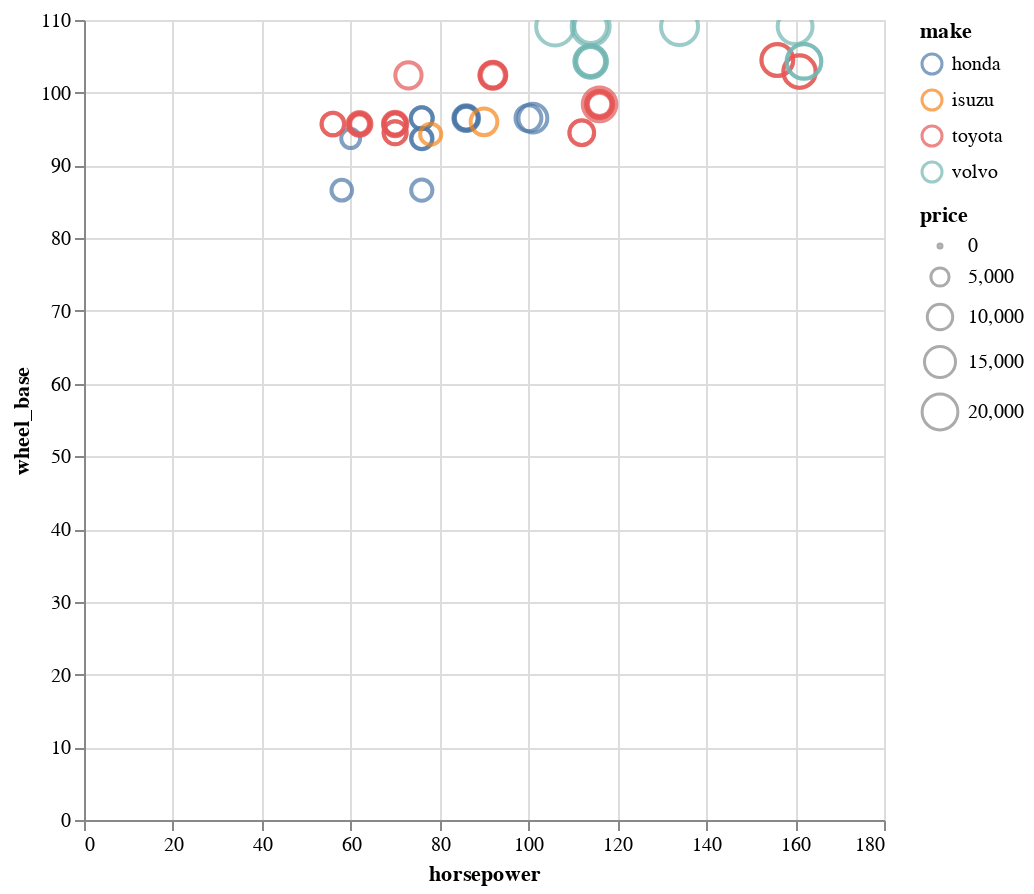

Notebook cell for this chart:
### Code cell
# altair
scatter = alt.Chart(df_cars_tmp).mark_point().encode(
    x='horsepower',
    y='wheel_base',
    color = 'make',
    size = 'price',
    tooltip=['horsepower','wheel_base','fuel_type','num_doors' ,'make', 'price']
)
scatter.properties(
    width=400,
    height=400
).interactive()

### Figure 1 — Vega-Lite specification as saved in the notebook (floating-point values rounded to 4 significant figures)
{"config": {"view": {"continuousWidth": 400, "continuousHeight": 300}}, "data": {"name": "data-69440a9d35560baee121ba910d550a0d"}, "mark": "point", "encoding": {"color": {"field": "make", "type": "nominal"}, "size": {"field": "price", "type": "quantitative"}, "tooltip": [{"field": "horsepower", "type": "quantitative"}, {"field": "wheel_base", "type": "quantitative"}, {"field": "fuel_type", "type": "nominal"}, {"field": "num_doors", "type": "nominal"}, {"field": "make", "type": "nominal"}, {"field": "price", "type": "quantitative"}], "x": {"field": "horsepower", "type": "quantitative"}, "y": {"field": "wheel_base", "type": "quantitative"}}, "height": 400, "selection": {"selector003": {"type": "interval", "bind": "scales", "encodings": ["x", "y"]}}, "width": 400, "$schema": "https://vega.github.io/schema/vega-lite/v4.17.0.json", "datasets": {"data-69440a9d35560baee121ba910d550a0d": [{"symboling": 2, "normalized_losses": 137.0, "make": "honda", "fuel_type": "gas", "aspiration": "std", "num_doors": "two", "body_style": "hatchback", "drive_wheels": "fwd", "engine_location": "front", "wheel_base": 86.6, "length": 144.6, "width": 63.9, "height": 50.8, "curb_weight": 1713, "engine_type": "ohc", "num_cylinders": "four", "engine_size": 92, "fuel_system": "1bbl", "bore": 2.91, "stroke": 3.41, "compression_ratio": 9.6, "horsepower": 58.0, "peak_rpm": 4800.0, "city_mpg": 49, "highway_mpg": 54, "price": 6479.0}, {"symboling": 2, "normalized_losses": 137.0, "make": "honda", "fuel_type": "gas", "aspiration": "std", "num_doors": "two", "body_style": "hatchback", "drive_wheels": "fwd", "engine_location": "front", "wheel_base": 86.6, "length": 144.6, "width": 63.9, "height": 50.8, "curb_weight": 1819, "engine_type": "ohc", "num_cylinders": "four", "engine_size": 92, "fuel_system": "1bbl", "bore": 2.91, "stroke": 3.41, "compression_ratio": 9.2, "horsepower": 76.0, "peak_rpm": 6000.0, "city_mpg": 31, "highway_mpg": 38, "price": 6855.0}, {"symboling": 1, "normalized_losses": 101.0, "make": "honda", "fuel_type": "gas", "aspiration": "std", "num_doors": "two", "body_style": "hatchback", "drive_wheels": "fwd", "engine_location": "front", "wheel_base": 93.7, "length": 150.0, "width": 64.0, "height": 52.6, "curb_weight": 1837, "engine_type": "ohc", "num_cylinders": "four", "engine_size": 79, "fuel_system": "1bbl", "bore": 2.91, "stroke": 3.07, "compression_ratio": 10.1, "horsepower": 60.0, "peak_rpm": 5500.0, "city_mpg": 38, "highway_mpg": 42, "price": 5399.0}, {"symboling": 1, "normalized_losses": 101.0, "make": "honda", "fuel_type": "gas", "aspiration": "std", "num_doors": "two", "body_style": "hatchback", "drive_wheels": "fwd", "engine_location": "front", "wheel_base": 93.7, "length": 150.0, "width": 64.0, "height": 52.6, "curb_weight": 1940, "engine_type": "ohc", "num_cylinders": "four", "engine_size": 92, "fuel_system": "1bbl", "bore": 2.91, "stroke": 3.41, "compression_ratio": 9.2, "horsepower": 76.0, "peak_rpm": 6000.0, "city_mpg": 30, "highway_mpg": 34, "price": 6529.0}, {"symboling": 1, "normalized_losses": 101.0, "make": "honda", "fuel_type": "gas", "aspiration": "std", "num_doors": "two", "body_style": "hatchback", "drive_wheels": "fwd", "engine_location": "front", "wheel_base": 93.7, "length": 150.0, "width": 64.0, "height": 52.6, "curb_weight": 1956, "engine_type": "ohc", "num_cylinders": "four", "engine_size": 92, "fuel_system": "1bbl", "bore": 2.91, "stroke": 3.41, "compression_ratio": 9.2, "horsepower": 76.0, "peak_rpm": 6000.0, "city_mpg": 30, "highway_mpg": 34, "price": 7129.0}, {"symboling": 0, "normalized_losses": 110.0, "make": "honda", "fuel_type": "gas", "aspiration": "std", "num_doors": "four", "body_style": "sedan", "drive_wheels": "fwd", "engine_location": "front", "wheel_base": 96.5, "length": 163.4, "width": 64.0, "height": 54.5, "curb_weight": 2010, "engine_type": "ohc", "num_cylinders": "four", "engine_size": 92, "fuel_system": "1bbl", "bore": 2.91, "stroke": 3.41, "compression_ratio": 9.2, "horsepower": 76.0, "peak_rpm": 6000.0, "city_mpg": 30, "highway_mpg": 34, "price": 7295.0}, {"symboling": 0, "normalized_losses": 78.0, "make": "honda", "fuel_type": "gas", "aspiration": "std", "num_doors": "four", "body_style": "wagon", "drive_wheels": "fwd", "engine_location": "front", "wheel_base": 96.5, "length": 157.1, "width": 63.9, "height": 58.3, "curb_weight": 2024, "engine_type": "ohc", "num_cylinders": "four", "engine_size": 92, "fuel_system": "1bbl", "bore": 2.92, "stroke": 3.41, "compression_ratio": 9.2, "horsepower": 76.0, "peak_rpm": 6000.0, "city_mpg": 30, "highway_mpg": 34, "price": 7295.0}, {"symboling": 0, "normalized_losses": 106.0, "make": "honda", "fuel_type": "gas", "aspiration": "std", "num_doors": "two", "body_style": "hatchback", "drive_wheels": "fwd", "engine_location": "front", "wheel_base": 96.5, "length": 167.5, "width": 65.2, "height": 53.3, "curb_weight": 2236, "engine_type": "ohc", "num_cylinders": "four", "engine_size": 110, "fuel_system": "1bbl", "bore": 3.15, "stroke": 3.58, "compression_ratio": 9.0, "horsepower": 86.0, "peak_rpm": 5800.0, "city_mpg": 27, "highway_mpg": 33, "price": 7895.0}, {"symboling": 0, "normalized_losses": 106.0, "make": "honda", "fuel_type": "gas", "aspiration": "std", "num_doors": "two", "body_style": "hatchback", "drive_wheels": "fwd", "engine_location": "front", "wheel_base": 96.5, "length": 167.5, "width": 65.2, "height": 53.3, "curb_weight": 2289, "engine_type": "ohc", "num_cylinders": "four", "engine_size": 110, "fuel_system": "1bbl", "bore": 3.15, "stroke": 3.58, "compression_ratio": 9.0, "horsepower": 86.0, "peak_rpm": 5800.0, "city_mpg": 27, "highway_mpg": 33, "price": 9095.0}, {"symboling": 0, "normalized_losses": 85.0, "make": "honda", "fuel_type": "gas", "aspiration": "std", "num_doors": "four", "body_style": "sedan", "drive_wheels": "fwd", "engine_location": "front", "wheel_base": 96.5, "length": 175.4, "width": 65.2, "height": 54.1, "curb_weight": 2304, "engine_type": "ohc", "num_cylinders": "four", "engine_size": 110, "fuel_system": "1bbl", "bore": 3.15, "stroke": 3.58, "compression_ratio": 9.0, "horsepower": 86.0, "peak_rpm": 5800.0, "city_mpg": 27, "highway_mpg": 33, "price": 8845.0}, {"symboling": 0, "normalized_losses": 85.0, "make": "honda", "fuel_type": "gas", "aspiration": "std", "num_doors": "four", "body_style": "sedan", "drive_wheels": "fwd", "engine_location": "front", "wheel_base": 96.5, "length": 175.4, "width": 62.5, "height": 54.1, "curb_weight": 2372, "engine_type": "ohc", "num_cylinders": "four", "engine_size": 110, "fuel_system": "1bbl", "bore": 3.15, "stroke": 3.58, "compression_ratio": 9.0, "horsepower": 86.0, "peak_rpm": 5800.0, "city_mpg": 27, "highway_mpg": 33, "price": 10300.0}, {"symboling": 0, "normalized_losses": 85.0, "make": "honda", "fuel_type": "gas", "aspiration": "std", "num_doors": "four", "body_style": "sedan", "drive_wheels": "fwd", "engine_location": "front", "wheel_base": 96.5, "length": 175.4, "width": 65.2, "height": 54.1, "curb_weight": 2465, "engine_type": "ohc", "num_cylinders": "four", "engine_size": 110, "fuel_system": "mpfi", "bore": 3.15, "stroke": 3.58, "compression_ratio": 9.0, "horsepower": 101.0, "peak_rpm": 5800.0, "city_mpg": 24, "highway_mpg": 28, "price": 12940.0}, {"symboling": 1, "normalized_losses": 107.0, "make": "honda", "fuel_type": "gas", "aspiration": "std", "num_doors": "two", "body_style": "sedan", "drive_wheels": "fwd", "engine_location": "front", "wheel_base": 96.5, "length": 169.1, "width": 66.0, "height": 51.0, "curb_weight": 2293, "engine_type": "ohc", "num_cylinders": "four", "engine_size": 110, "fuel_system": "2bbl", "bore": 3.15, "stroke": 3.58, "compression_ratio": 9.1, "horsepower": 100.0, "peak_rpm": 5500.0, "city_mpg": 25, "highway_mpg": 31, "price": 10340.0}, {"symboling": 0, "normalized_losses": null, "make": "isuzu", "fuel_type": "gas", "aspiration": "std", "num_doors": "four", "body_style": "sedan", "drive_wheels": "rwd", "engine_location": "front", "wheel_base": 94.3, "length": 170.7, "width": 61.8, "height": 53.5, "curb_weight": 2337, "engine_type": "ohc", "num_cylinders": "four", "engine_size": 111, "fuel_system": "2bbl", "bore": 3.31, "stroke": 3.23, "compression_ratio": 8.5, "horsepower": 78.0, "peak_rpm": 4800.0, "city_mpg": 24, "highway_mpg": 29, "price": 6785.0}, {"symboling": 1, "normalized_losses": null, "make": "isuzu", "fuel_type": "gas", "aspiration": "std", "num_doors": "two", "body_style": "sedan", "drive_wheels": "fwd", "engine_location": "front", "wheel_base": 94.5, "length": 155.9, "width": 63.6, "height": 52.0, "curb_weight": 1874, "engine_type": "ohc", "num_cylinders": "four", "engine_size": 90, "fuel_system": "2bbl", "bore": 3.03, "stroke": 3.11, "compression_ratio": 9.6, "horsepower": 70.0, "peak_rpm": 5400.0, "city_mpg": 38, "highway_mpg": 43, "price": null}, {"symboling": 0, "normalized_losses": null, "make": "isuzu", "fuel_type": "gas", "aspiration": "std", "num_doors": "four", "body_style": "sedan", "drive_wheels": "fwd", "engine_location": "front", "wheel_base": 94.5, "length": 155.9, "width": 63.6, "height": 52.0, "curb_weight": 1909, "engine_type": "ohc", "num_cylinders": "four", "engine_size": 90, "fuel_system": "2bbl", "bore": 3.03, "stroke": 3.11, "compression_ratio": 9.6, "horsepower": 70.0, "peak_rpm": 5400.0, "city_mpg": 38, "highway_mpg": 43, "price": null}, {"symboling": 2, "normalized_losses": null, "make": "isuzu", "fuel_type": "gas", "aspiration": "std", "num_doors": "two", "body_style": "hatchback", "drive_wheels": "rwd", "engine_location": "front", "wheel_base": 96.0, "length": 172.6, "width": 65.2, "height": 51.4, "curb_weight": 2734, "engine_type": "ohc", "num_cylinders": "four", "engine_size": 119, "fuel_system": "spfi", "bore": 3.43, "stroke": 3.23, "compression_ratio": 9.2, "horsepower": 90.0, "peak_rpm": 5000.0, "city_mpg": 24, "highway_mpg": 29, "price": 11050.0}, {"symboling": 1, "normalized_losses": 87.0, "make": "toyota", "fuel_type": "gas", "aspiration": "std", "num_doors": "two", "body_style": "hatchback", "drive_wheels": "fwd", "engine_location": "front", "wheel_base": 95.7, "length": 158.7, "width": 63.6, "height": 54.5, "curb_weight": 1985, "engine_type": "ohc", "num_cylinders": "four", "engine_size": 92, "fuel_system": "2bbl", "bore": 3.05, "stroke": 3.03, "compression_ratio": 9.0, "horsepower": 62.0, "peak_rpm": 4800.0, "city_mpg": 35, "highway_mpg": 39, "price": 5348.0}, {"symboling": 1, "normalized_losses": 87.0, "make": "toyota", "fuel_type": "gas", "aspiration": "std", "num_doors": "two", "body_style": "hatchback", "drive_wheels": "fwd", "engine_location": "front", "wheel_base": 95.7, "length": 158.7, "width": 63.6, "height": 54.5, "curb_weight": 2040, "engine_type": "ohc", "num_cylinders": "four", "engine_size": 92, "fuel_system": "2bbl", "bore": 3.05, "stroke": 3.03, "compression_ratio": 9.0, "horsepower": 62.0, "peak_rpm": 4800.0, "city_mpg": 31, "highway_mpg": 38, "price": 6338.0}, {"symboling": 1, "normalized_losses": 74.0, "make": "toyota", "fuel_type": "gas", "aspiration": "std", "num_doors": "four", "body_style": "hatchback", "drive_wheels": "fwd", "engine_location": "front", "wheel_base": 95.7, "length": 158.7, "width": 63.6, "height": 54.5, "curb_weight": 2015, "engine_type": "ohc", "num_cylinders": "four", "engine_size": 92, "fuel_system": "2bbl", "bore": 3.05, "stroke": 3.03, "compression_ratio": 9.0, "horsepower": 62.0, "peak_rpm": 4800.0, "city_mpg": 31, "highway_mpg": 38, "price": 6488.0}, {"symboling": 0, "normalized_losses": 77.0, "make": "toyota", "fuel_type": "gas", "aspiration": "std", "num_doors": "four", "body_style": "wagon", "drive_wheels": "fwd", "engine_location": "front", "wheel_base": 95.7, "length": 169.7, "width": 63.6, "height": 59.1, "curb_weight": 2280, "engine_type": "ohc", "num_cylinders": "four", "engine_size": 92, "fuel_system": "2bbl", "bore": 3.05, "stroke": 3.03, "compression_ratio": 9.0, "horsepower": 62.0, "peak_rpm": 4800.0, "city_mpg": 31, "highway_mpg": 37, "price": 6918.0}, {"symboling": 0, "normalized_losses": 81.0, "make": "toyota", "fuel_type": "gas", "aspiration": "std", "num_doors": "four", "body_style": "wagon", "drive_wheels": "4wd", "engine_location": "front", "wheel_base": 95.7, "length": 169.7, "width": 63.6, "height": 59.1, "curb_weight": 2290, "engine_type": "ohc", "num_cylinders": "four", "engine_size": 92, "fuel_system": "2bbl", "bore": 3.05, "stroke": 3.03, "compression_ratio": 9.0, "horsepower": 62.0, "peak_rpm": 4800.0, "city_mpg": 27, "highway_mpg": 32, "price": 7898.0}, {"symboling": 0, "normalized_losses": 91.0, "make": "toyota", "fuel_type": "gas", "aspiration": "std", "num_doors": "four", "body_style": "wagon", "drive_wheels": "4wd", "engine_location": "front", "wheel_base": 95.7, "length": 169.7, "width": 63.6, "height": 59.1, "curb_weight": 3110, "engine_type": "ohc", "num_cylinders": "four", "engine_size": 92, "fuel_system": "2bbl", "bore": 3.05, "stroke": 3.03, "compression_ratio": 9.0, "horsepower": 62.0, "peak_rpm": 4800.0, "city_mpg": 27, "highway_mpg": 32, "price": 8778.0}, {"symboling": 0, "normalized_losses": 91.0, "make": "toyota", "fuel_type": "gas", "aspiration": "std", "num_doors": "four", "body_style": "sedan", "drive_wheels": "fwd", "engine_location": "front", "wheel_base": 95.7, "length": 166.3, "width": 64.4, "height": 53.0, "curb_weight": 2081, "engine_type": "ohc", "num_cylinders": "four", "engine_size": 98, "fuel_system": "2bbl", "bore": 3.19, "stroke": 3.03, "compression_ratio": 9.0, "horsepower": 70.0, "peak_rpm": 4800.0, "city_mpg": 30, "highway_mpg": 37, "price": 6938.0}, {"symboling": 0, "normalized_losses": 91.0, "make": "toyota", "fuel_type": "gas", "aspiration": "std", "num_doors": "four", "body_style": "hatchback", "drive_wheels": "fwd", "engine_location": "front", "wheel_base": 95.7, "length": 166.3, "width": 64.4, "height": 52.8, "curb_weight": 2109, "engine_type": "ohc", "num_cylinders": "four", "engine_size": 98, "fuel_system": "2bbl", "bore": 3.19, "stroke": 3.03, "compression_ratio": 9.0, "horsepower": 70.0, "peak_rpm": 4800.0, "city_mpg": 30, "highway_mpg": 37, "price": 7198.0}, {"symboling": 0, "normalized_losses": 91.0, "make": "toyota", "fuel_type": "diesel", "aspiration": "std", "num_doors": "four", "body_style": "sedan", "drive_wheels": "fwd", "engine_location": "front", "wheel_base": 95.7, "length": 166.3, "width": 64.4, "height": 53.0, "curb_weight": 2275, "engine_type": "ohc", "num_cylinders": "four", "engine_size": 110, "fuel_system": "idi", "bore": 3.27, "stroke": 3.35, "compression_ratio": 22.5, "horsepower": 56.0, "peak_rpm": 4500.0, "city_mpg": 34, "highway_mpg": 36, "price": 7898.0}, {"symboling": 0, "normalized_losses": 91.0, "make": "toyota", "fuel_type": "diesel", "aspiration": "std", "num_doors": "four", "body_style": "hatchback", "drive_wheels": "fwd", "engine_location": "front", "wheel_base": 95.7, "length": 166.3, "width": 64.4, "height": 52.8, "curb_weight": 2275, "engine_type": "ohc", "num_cylinders": "four", "engine_size": 110, "fuel_system": "idi", "bore": 3.27, "stroke": 3.35, "compression_ratio": 22.5, "horsepower": 56.0, "peak_rpm": 4500.0, "city_mpg": 38, "highway_mpg": 47, "price": 7788.0}, {"symboling": 0, "normalized_losses": 91.0, "make": "toyota", "fuel_type": "gas", "aspiration": "std", "num_doors": "four", "body_style": "sedan", "drive_wheels": "fwd", "engine_location": "front", "wheel_base": 95.7, "length": 166.3, "width": 64.4, "height": 53.0, "curb_weight": 2094, "engine_type": "ohc", "num_cylinders": "four", "engine_size": 98, "fuel_system": "2bbl", "bore": 3.19, "stroke": 3.03, "compression_ratio": 9.0, "horsepower": 70.0, "peak_rpm": 4800.0, "city_mpg": 38, "highway_mpg": 47, "price": 7738.0}, {"symboling": 0, "normalized_losses": 91.0, "make": "toyota", "fuel_type": "gas", "aspiration": "std", "num_doors": "four", "body_style": "hatchback", "drive_wheels": "fwd", "engine_location": "front", "wheel_base": 95.7, "length": 166.3, "width": 64.4, "height": 52.8, "curb_weight": 2122, "engine_type": "ohc", "num_cylinders": "four", "engine_size": 98, "fuel_system": "2bbl", "bore": 3.19, "stroke": 3.03, "compression_ratio": 9.0, "horsepower": 70.0, "peak_rpm": 4800.0, "city_mpg": 28, "highway_mpg": 34, "price": 8358.0}, {"symboling": 0, "normalized_losses": 91.0, "make": "toyota", "fuel_type": "gas", "aspiration": "std", "num_doors": "four", "body_style": "sedan", "drive_wheels": "fwd", "engine_location": "front", "wheel_base": 95.7, "length": 166.3, "width": 64.4, "height": 52.8, "curb_weight": 2140, "engine_type": "ohc", "num_cylinders": "four", "engine_size": 98, "fuel_system": "2bbl", "bore": 3.19, "stroke": 3.03, "compression_ratio": 9.0, "horsepower": 70.0, "peak_rpm": 4800.0, "city_mpg": 28, "highway_mpg": 34, "price": 9258.0}, {"symboling": 1, "normalized_losses": 168.0, "make": "toyota", "fuel_type": "gas", "aspiration": "std", "num_doors": "two", "body_style": "sedan", "drive_wheels": "rwd", "engine_location": "front", "wheel_base": 94.5, "length": 168.7, "width": 64.0, "height": 52.6, "curb_weight": 2169, "engine_type": "ohc", "num_cylinders": "four", "engine_size": 98, "fuel_system": "2bbl", "bore": 3.19, "stroke": 3.03, "compression_ratio": 9.0, "horsepower": 70.0, "peak_rpm": 4800.0, "city_mpg": 29, "highway_mpg": 34, "price": 8058.0}, {"symboling": 1, "normalized_losses": 168.0, "make": "toyota", "fuel_type": "gas", "aspiration": "std", "num_doors": "two", "body_style": "hatchback", "drive_wheels": "rwd", "engine_location": "front", "wheel_base": 94.5, "length": 168.7, "width": 64.0, "height": 52.6, "curb_weight": 2204, "engine_type": "ohc", "num_cylinders": "four", "engine_size": 98, "fuel_system": "2bbl", "bore": 3.19, "stroke": 3.03, "compression_ratio": 9.0, "horsepower": 70.0, "peak_rpm": 4800.0, "city_mpg": 29, "highway_mpg": 34, "price": 8238.0}, {"symboling": 1, "normalized_losses": 168.0, "make": "toyota", "fuel_type": "gas", "aspiration": "std", "num_doors": "two", "body_style": "sedan", "drive_wheels": "rwd", "engine_location": "front", "wheel_base": 94.5, "length": 168.7, "width": 64.0, "height": 52.6, "curb_weight": 2265, "engine_type": "dohc", "num_cylinders": "four", "engine_size": 98, "fuel_system": "mpfi", "bore": 3.24, "stroke": 3.08, "compression_ratio": 9.4, "horsepower": 112.0, "peak_rpm": 6600.0, "city_mpg": 26, "highway_mpg": 29, "price": 9298.0}, {"symboling": 1, "normalized_losses": 168.0, "make": "toyota", "fuel_type": "gas", "aspiration": "std", "num_doors": "two", "body_style": "hatchback", "drive_wheels": "rwd", "engine_location": "front", "wheel_base": 94.5, "length": 168.7, "width": 64.0, "height": 52.6, "curb_weight": 2300, "engine_type": "dohc", "num_cylinders": "four", "engine_size": 98, "fuel_system": "mpfi", "bore": 3.24, "stroke": 3.08, "compression_ratio": 9.4, "horsepower": 112.0, "peak_rpm": 6600.0, "city_mpg": 26, "highway_mpg": 29, "price": 9538.0}, {"symboling": 2, "normalized_losses": 134.0, "make": "toyota", "fuel_type": "gas", "aspiration": "std", "num_doors": "two", "body_style": "hardtop", "drive_wheels": "rwd", "engine_location": "front", "wheel_base": 98.4, "length": 176.2, "width": 65.6, "height": 52.0, "curb_weight": 2540, "engine_type": "ohc", "num_cylinders": "four", "engine_size": 146, "fuel_system": "mpfi", "bore": 3.62, "stroke": 3.5, "compression_ratio": 9.3, "horsepower": 116.0, "peak_rpm": 4800.0, "city_mpg": 24, "highway_mpg": 30, "price": 8449.0}, {"symboling": 2, "normalized_losses": 134.0, "make": "toyota", "fuel_type": "gas", "aspiration": "std", "num_doors": "two", "body_style": "hardtop", "drive_wheels": "rwd", "engine_location": "front", "wheel_base": 98.4, "length": 176.2, "width": 65.6, "height": 52.0, "curb_weight": 2536, "engine_type": "ohc", "num_cylinders": "four", "engine_size": 146, "fuel_system": "mpfi", "bore": 3.62, "stroke": 3.5, "compression_ratio": 9.3, "horsepower": 116.0, "peak_rpm": 4800.0, "city_mpg": 24, "highway_mpg": 30, "price": 9639.0}, {"symboling": 2, "normalized_losses": 134.0, "make": "toyota", "fuel_type": "gas", "aspiration": "std", "num_doors": "two", "body_style": "hatchback", "drive_wheels": "rwd", "engine_location": "front", "wheel_base": 98.4, "length": 176.2, "width": 65.6, "height": 52.0, "curb_weight": 2551, "engine_type": "ohc", "num_cylinders": "four", "engine_size": 146, "fuel_system": "mpfi", "bore": 3.62, "stroke": 3.5, "compression_ratio": 9.3, "horsepower": 116.0, "peak_rpm": 4800.0, "city_mpg": 24, "highway_mpg": 30, "price": 9989.0}, {"symboling": 2, "normalized_losses": 134.0, "make": "toyota", "fuel_type": "gas", "aspiration": "std", "num_doors": "two", "body_style": "hardtop", "drive_wheels": "rwd", "engine_location": "front", "wheel_base": 98.4, "length": 176.2, "width": 65.6, "height": 52.0, "curb_weight": 2679, "engine_type": "ohc", "num_cylinders": "four", "engine_size": 146, "fuel_system": "mpfi", "bore": 3.62, "stroke": 3.5, "compression_ratio": 9.3, "horsepower": 116.0, "peak_rpm": 4800.0, "city_mpg": 24, "highway_mpg": 30, "price": 11200.0}, {"symboling": 2, "normalized_losses": 134.0, "make": "toyota", "fuel_type": "gas", "aspiration": "std", "num_doors": "two", "body_style": "hatchback", "drive_wheels": "rwd", "engine_location": "front", "wheel_base": 98.4, "length": 176.2, "width": 65.6, "height": 52.0, "curb_weight": 2714, "engine_type": "ohc", "num_cylinders": "four", "engine_size": 146, "fuel_system": "mpfi", "bore": 3.62, "stroke": 3.5, "compression_ratio": 9.3, "horsepower": 116.0, "peak_rpm": 4800.0, "city_mpg": 24, "highway_mpg": 30, "price": 11550.0}, {"symboling": 2, "normalized_losses": 134.0, "make": "toyota", "fuel_type": "gas", "aspiration": "std", "num_doors": "two", "body_style": "convertible", "drive_wheels": "rwd", "engine_location": "front", "wheel_base": 98.4, "length": 176.2, "width": 65.6, "height": 53.0, "curb_weight": 2975, "engine_type": "ohc", "num_cylinders": "four", "engine_size": 146, "fuel_system": "mpfi", "bore": 3.62, "stroke": 3.5, "compression_ratio": 9.3, "horsepower": 116.0, "peak_rpm": 4800.0, "city_mpg": 24, "highway_mpg": 30, "price": 17670.0}, {"symboling": -1, "normalized_losses": 65.0, "make": "toyota", "fuel_type": "gas", "aspiration": "std", "num_doors": "four", "body_style": "sedan", "drive_wheels": "fwd", "engine_location": "front", "wheel_base": 102.4, "length": 175.6, "width": 66.5, "height": 54.9, "curb_weight": 2326, "engine_type": "ohc", "num_cylinders": "four", "engine_size": 122, "fuel_system": "mpfi", "bore": 3.31, "stroke": 3.54, "compression_ratio": 8.7, "horsepower": 92.0, "peak_rpm": 4200.0, "city_mpg": 29, "highway_mpg": 34, "price": 8948.0}, {"symboling": -1, "normalized_losses": 65.0, "make": "toyota", "fuel_type": "diesel", "aspiration": "turbo", "num_doors": "four", "body_style": "sedan", "drive_wheels": "fwd", "engine_location": "front", "wheel_base": 102.4, "length": 175.6, "width": 66.5, "height": 54.9, "curb_weight": 2480, "engine_type": "ohc", "num_cylinders": "four", "engine_size": 110, "fuel_system": "idi", "bore": 3.27, "stroke": 3.35, "compression_ratio": 22.5, "horsepower": 73.0, "peak_rpm": 4500.0, "city_mpg": 30, "highway_mpg": 33, "price": 10700.0}, {"symboling": -1, "normalized_losses": 65.0, "make": "toyota", "fuel_type": "gas", "aspiration": "std", "num_doors": "four", "body_style": "hatchback", "drive_wheels": "fwd", "engine_location": "front", "wheel_base": 102.4, "length": 175.6, "width": 66.5, "height": 53.9, "curb_weight": 2414, "engine_type": "ohc", "num_cylinders": "four", "engine_size": 122, "fuel_system": "mpfi", "bore": 3.31, "stroke": 3.54, "compression_ratio": 8.7, "horsepower": 92.0, "peak_rpm": 4200.0, "city_mpg": 27, "highway_mpg": 32, "price": 9988.0}, {"symboling": -1, "normalized_losses": 65.0, "make": "toyota", "fuel_type": "gas", "aspiration": "std", "num_doors": "four", "body_style": "sedan", "drive_wheels": "fwd", "engine_location": "front", "wheel_base": 102.4, "length": 175.6, "width": 66.5, "height": 54.9, "curb_weight": 2414, "engine_type": "ohc", "num_cylinders": "four", "engine_size": 122, "fuel_system": "mpfi", "bore": 3.31, "stroke": 3.54, "compression_ratio": 8.7, "horsepower": 92.0, "peak_rpm": 4200.0, "city_mpg": 27, "highway_mpg": 32, "price": 10900.0}, {"symboling": -1, "normalized_losses": 65.0, "make": "toyota", "fuel_type": "gas", "aspiration": "std", "num_doors": "four", "body_style": "hatchback", "drive_wheels": "fwd", "engine_location": "front", "wheel_base": 102.4, "length": 175.6, "width": 66.5, "height": 53.9, "curb_weight": 2458, "engine_type": "ohc", "num_cylinders": "four", "engine_size": 122, "fuel_system": "mpfi", "bore": 3.31, "stroke": 3.54, "compression_ratio": 8.7, "horsepower": 92.0, "peak_rpm": 4200.0, "city_mpg": 27, "highway_mpg": 32, "price": 11250.0}, {"symboling": 3, "normalized_losses": 197.0, "make": "toyota", "fuel_type": "gas", "aspiration": "std", "num_doors": "two", "body_style": "hatchback", "drive_wheels": "rwd", "engine_location": "front", "wheel_base": 102.9, "length": 183.5, "width": 67.7, "height": 52.0, "curb_weight": 2976, "engine_type": "dohc", "num_cylinders": "six", "engine_size": 171, "fuel_system": "mpfi", "bore": 3.27, "stroke": 3.35, "compression_ratio": 9.3, "horsepower": 161.0, "peak_rpm": 5200.0, "city_mpg": 20, "highway_mpg": 24, "price": 16560.0}, {"symboling": 3, "normalized_losses": 197.0, "make": "toyota", "fuel_type": "gas", "aspiration": "std", "num_doors": "two", "body_style": "hatchback", "drive_wheels": "rwd", "engine_location": "front", "wheel_base": 102.9, "length": 183.5, "width": 67.7, "height": 52.0, "curb_weight": 3016, "engine_type": "dohc", "num_cylinders": "six", "engine_size": 171, "fuel_system": "mpfi", "bore": 3.27, "stroke": 3.35, "compression_ratio": 9.3, "horsepower": 161.0, "peak_rpm": 5200.0, "city_mpg": 19, "highway_mpg": 24, "price": 16000.0}, {"symboling": -1, "normalized_losses": 90.0, "make": "toyota", "fuel_type": "gas", "aspiration": "std", "num_doors": "four", "body_style": "sedan", "drive_wheels": "rwd", "engine_location": "front", "wheel_base": 104.5, "length": 187.8, "width": 66.5, "height": 54.1, "curb_weight": 3131, "engine_type": "dohc", "num_cylinders": "six", "engine_size": 171, "fuel_system": "mpfi", "bore": 3.27, "stroke": 3.35, "compression_ratio": 9.2, "horsepower": 156.0, "peak_rpm": 5200.0, "city_mpg": 20, "highway_mpg": 24, "price": 15690.0}, {"symboling": -1, "normalized_losses": null, "make": "toyota", "fuel_type": "gas", "aspiration": "std", "num_doors": "four", "body_style": "wagon", "drive_wheels": "rwd", "engine_location": "front", "wheel_base": 104.5, "length": 187.8, "width": 66.5, "height": 54.1, "curb_weight": 3151, "engine_type": "dohc", "num_cylinders": "six", "engine_size": 161, "fuel_system": "mpfi", "bore": 3.27, "stroke": 3.35, "compression_ratio": 9.2, "horsepower": 156.0, "peak_rpm": 5200.0, "city_mpg": 19, "highway_mpg": 24, "price": 15750.0}, {"symboling": -2, "normalized_losses": 103.0, "make": "volvo", "fuel_type": "gas", "aspiration": "std", "num_doors": "four", "body_style": "sedan", "drive_wheels": "rwd", "engine_location": "front", "wheel_base": 104.3, "length": 188.8, "width": 67.2, "height": 56.2, "curb_weight": 2912, "engine_type": "ohc", "num_cylinders": "four", "engine_size": 141, "fuel_system": "mpfi", "bore": 3.78, "stroke": 3.15, "compression_ratio": 9.5, "horsepower": 114.0, "peak_rpm": 5400.0, "city_mpg": 23, "highway_mpg": 28, "price": 12940.0}, {"symboling": -1, "normalized_losses": 74.0, "make": "volvo", "fuel_type": "gas", "aspiration": "std", "num_doors": "four", "body_style": "wagon", "drive_wheels": "rwd", "engine_location": "front", "wheel_base": 104.3, "length": 188.8, "width": 67.2, "height": 57.5, "curb_weight": 3034, "engine_type": "ohc", "num_cylinders": "four", "engine_size": 141, "fuel_system": "mpfi", "bore": 3.78, "stroke": 3.15, "compression_ratio": 9.5, "horsepower": 114.0, "peak_rpm": 5400.0, "city_mpg": 23, "highway_mpg": 28, "price": 13420.0}, {"symboling": -2, "normalized_losses": 103.0, "make": "volvo", "fuel_type": "gas", "aspiration": "std", "num_doors": "four", "body_style": "sedan", "drive_wheels": "rwd", "engine_location": "front", "wheel_base": 104.3, "length": 188.8, "width": 67.2, "height": 56.2, "curb_weight": 2935, "engine_type": "ohc", "num_cylinders": "four", "engine_size": 141, "fuel_system": "mpfi", "bore": 3.78, "stroke": 3.15, "compression_ratio": 9.5, "horsepower": 114.0, "peak_rpm": 5400.0, "city_mpg": 24, "highway_mpg": 28, "price": 15980.0}, {"symboling": -1, "normalized_losses": 74.0, "make": "volvo", "fuel_type": "gas", "aspiration": "std", "num_doors": "four", "body_style": "wagon", "drive_wheels": "rwd", "engine_location": "front", "wheel_base": 104.3, "length": 188.8, "width": 67.2, "height": 57.5, "curb_weight": 3042, "engine_type": "ohc", "num_cylinders": "four", "engine_size": 141, "fuel_system": "mpfi", "bore": 3.78, "stroke": 3.15, "compression_ratio": 9.5, "horsepower": 114.0, "peak_rpm": 5400.0, "city_mpg": 24, "highway_mpg": 28, "price": 16520.0}, {"symboling": -2, "normalized_losses": 103.0, "make": "volvo", "fuel_type": "gas", "aspiration": "turbo", "num_doors": "four", "body_style": "sedan", "drive_wheels": "rwd", "engine_location": "front", "wheel_base": 104.3, "length": 188.8, "width": 67.2, "height": 56.2, "curb_weight": 3045, "engine_type": "ohc", "num_cylinders": "four", "engine_size": 130, "fuel_system": "mpfi", "bore": 3.62, "stroke": 3.15, "compression_ratio": 7.5, "horsepower": 162.0, "peak_rpm": 5100.0, "city_mpg": 17, "highway_mpg": 22, "price": 18420.0}, {"symboling": -1, "normalized_losses": 74.0, "make": "volvo", "fuel_type": "gas", "aspiration": "turbo", "num_doors": "four", "body_style": "wagon", "drive_wheels": "rwd", "engine_location": "front", "wheel_base": 104.3, "length": 188.8, "width": 67.2, "height": 57.5, "curb_weight": 3157, "engine_type": "ohc", "num_cylinders": "four", "engine_size": 130, "fuel_system": "mpfi", "bore": 3.62, "stroke": 3.15, "compression_ratio": 7.5, "horsepower": 162.0, "peak_rpm": 5100.0, "city_mpg": 17, "highway_mpg": 22, "price": 18950.0}, {"symboling": -1, "normalized_losses": 95.0, "make": "volvo", "fuel_type": "gas", "aspiration": "std", "num_doors": "four", "body_style": "sedan", "drive_wheels": "rwd", "engine_location": "front", "wheel_base": 109.1, "length": 188.8, "width": 68.9, "height": 55.5, "curb_weight": 2952, "engine_type": "ohc", "num_cylinders": "four", "engine_size": 141, "fuel_system": "mpfi", "bore": 3.78, "stroke": 3.15, "compression_ratio": 9.5, "horsepower": 114.0, "peak_rpm": 5400.0, "city_mpg": 23, "highway_mpg": 28, "price": 16840.0}, {"symboling": -1, "normalized_losses": 95.0, "make": "volvo", "fuel_type": "gas", "aspiration": "turbo", "num_doors": "four", "body_style": "sedan", "drive_wheels": "rwd", "engine_location": "front", "wheel_base": 109.1, "length": 188.8, "width": 68.8, "height": 55.5, "curb_weight": 3049, "engine_type": "ohc", "num_cylinders": "four", "engine_size": 141, "fuel_system": "mpfi", "bore": 3.78, "stroke": 3.15, "compression_ratio": 8.7, "horsepower": 160.0, "peak_rpm": 5300.0, "city_mpg": 19, "highway_mpg": 25, "price": 19040.0}, {"symboling": -1, "normalized_losses": 95.0, "make": "volvo", "fuel_type": "gas", "aspiration": "std", "num_doors": "four", "body_style": "sedan", "drive_wheels": "rwd", "engine_location": "front", "wheel_base": 109.1, "length": 188.8, "width": 68.9, "height": 55.5, "curb_weight": 3012, "engine_type": "ohcv", "num_cylinders": "six", "engine_size": 173, "fuel_system": "mpfi", "bore": 3.58, "stroke": 2.87, "compression_ratio": 8.8, "horsepower": 134.0, "peak_rpm": 5500.0, "city_mpg": 18, "highway_mpg": 23, "price": 21480.0}, {"symboling": -1, "normalized_losses": 95.0, "make": "volvo", "fuel_type": "diesel", "aspiration": "turbo", "num_doors": "four", "body_style": "sedan", "drive_wheels": "rwd", "engine_location": "front", "wheel_base": 109.1, "length": 188.8, "width": 68.9, "height": 55.5, "curb_weight": 3217, "engine_type": "ohc", "num_cylinders": "six", "engine_size": 145, "fuel_system": "idi", "bore": 3.01, "stroke": 3.4, "compression_ratio": 23.0, "horsepower": 106.0, "peak_rpm": 4800.0, "city_mpg": 26, "highway_mpg": 27, "price": 22470.0}, {"symboling": -1, "normalized_losses": 95.0, "make": "volvo", "fuel_type": "gas", "aspiration": "turbo", "num_doors": "four", "body_style": "sedan", "drive_wheels": "rwd", "engine_location": "front", "wheel_base": 109.1, "length": 188.8, "width": 68.9, "height": 55.5, "curb_weight": 3062, "engine_type": "ohc", "num_cylinders": "four", "engine_size": 141, "fuel_system": "mpfi", "bore": 3.78, "stroke": 3.15, "compression_ratio": 9.5, "horsepower": 114.0, "peak_rpm": 5400.0, "city_mpg": 19, "highway_mpg": 25, "price": 22620.0}]}}
